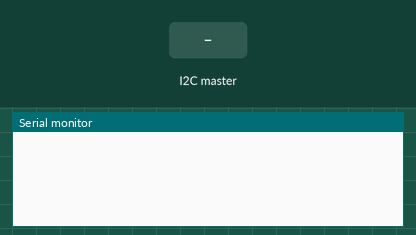
The sketch below on a simulated Arduino Leonardo, built with avr-gcc and run on an emulated ATmega32U4. Parts: the last lines printed to the serial monitor. The inputs (shaded band) are chosen by the test bench. USB keyboard and mouse output is not drawn.

Above: at 1.2 s.
1.3 s: the I2C master sends the byte 1
At 2.0 s:
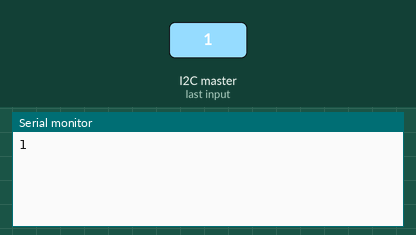
2.8 s: the I2C master sends the byte 90
At 4.3 s:
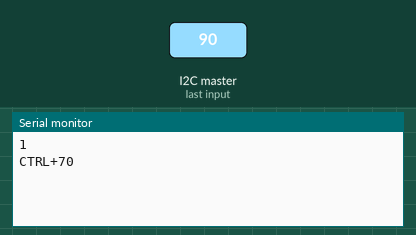

Measured:
- after the input at 1.3 s, the serial monitor: prints a new line at once (image 1)
- after the input at 2.8 s, the serial monitor: prints a new line at once (image 2)

The sketch:

Slave.ino
```cpp
#include "Keyboard.h"
#include <Wire.h>
char lettere[] = {'Q', 'W', 'E', 'R', 'T', 'Y', 'U', 'I', 'O', 'P', 'A', 'S', 'D', 'F', 'G', 'H', 'J', 'K', 'L', 'Z'};

bool isShiftPressed;

void setup() {
  Serial.begin(115200);
  Keyboard.begin();
  Wire.begin(8);
  Wire.onReceive(i2ckeyType);
}


void loop() {
}

void i2ckeyType() {

 while (1 < Wire.available()) {
    char c = Wire.read();
    Serial.print(c);
  }
  int x = Wire.read();
isShiftPressed=x>20;

if(isShiftPressed){
x-=20;
Serial.print("CTRL+");
  Keyboard.press(0x80);
}


  Keyboard.press(0x82);
  Keyboard.press(lettere[x-1]);

  delay(100);
  Keyboard.releaseAll();
  Serial.println(x);
}
```
